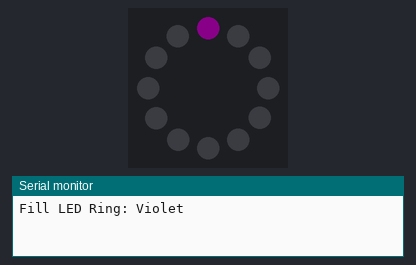
Bench run of a sketch on a simulated Arduino Uno, built with avr-gcc and run on an emulated ATmega328P. Shown: 12 RGB LEDs in a ring, first at the top, clockwise, the last lines printed to the serial monitor. Dim RGB values are drawn brighter than linear.

Above: at 0.05 s.
At 1.76 s:
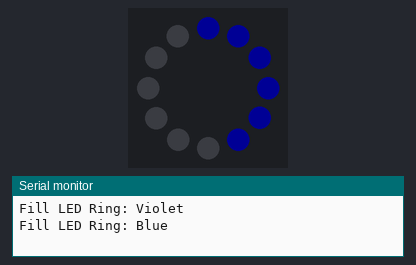
At 3.57 s:
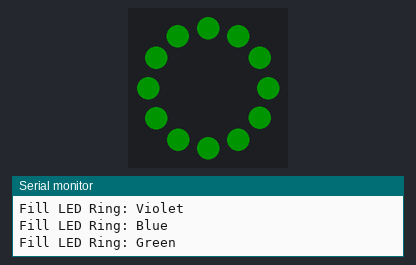
At 7.29 s:
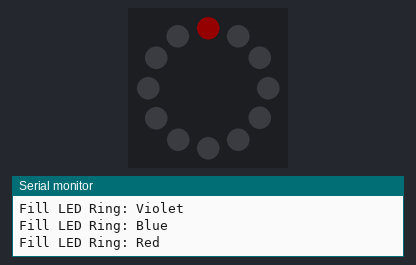
At 10.82 s:
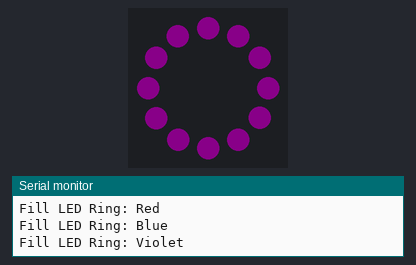
At 14.44 s:
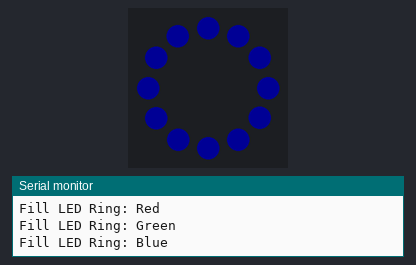

Measured:
- by itself, everything shown: repeats every 14.5 s, in 144 steps

The sketch:

led_ring_test.ino
```cpp
// 5 Volt VCC

#include <Adafruit_NeoPixel.h>

#define LEDPIN 13
#define NUMPIXELS 12

int loop_num = 0;
Adafruit_NeoPixel ring(NUMPIXELS, LEDPIN, NEO_GRB + NEO_KHZ800);

void setup() {
  // put your setup code here, to run once:
  ring.begin();
  Serial.begin(9600);
}

void loop() {
  // put your main code here, to run repeatedly:
  Serial.print("Fill LED Ring: ");
  ring.clear();

  uint32_t c = ring.Color(0, 0, 0);

  if(loop_num % 4 == 0)
  {
    c = ring.Color(10, 0, 10);
    Serial.println("Violet");
  }
  else if(loop_num % 3 == 0)
  {
    c = ring.Color(20, 0, 0);
    Serial.println("Red");
  }
  else if(loop_num % 2 == 0)
  {
    c = ring.Color(0, 20, 0);
    Serial.println("Green");
  }
  else
  {
    c = ring.Color(0, 0, 20);
    Serial.println("Blue");
  }

  for(int i = 0; i < NUMPIXELS; i++)
  {
    ring.setPixelColor(i, c);
    ring.show();
    delay(100);
  }

  loop_num++;
}
```
